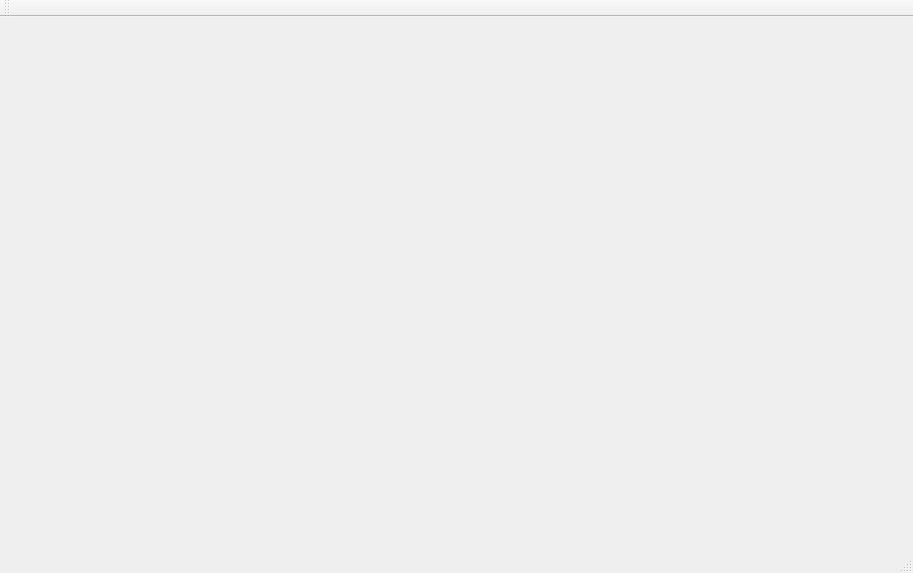
<?xml version="1.0" encoding="UTF-8"?>
<ui version="4.0">
 <class>StylePlannerClass</class>
 <widget class="QMainWindow" name="StylePlannerClass">
  <property name="geometry">
   <rect>
    <x>0</x>
    <y>0</y>
    <width>913</width>
    <height>573</height>
   </rect>
  </property>
  <property name="windowTitle">
   <string>StylePlanner</string>
  </property>
  <widget class="QWidget" name="centralWidget"/>
  <widget class="QToolBar" name="mainToolBar">
   <attribute name="toolBarArea">
    <enum>TopToolBarArea</enum>
   </attribute>
   <attribute name="toolBarBreak">
    <bool>false</bool>
   </attribute>
  </widget>
  <widget class="QStatusBar" name="statusBar"/>
  <widget class="QMenuBar" name="menuBar">
   <property name="geometry">
    <rect>
     <x>0</x>
     <y>0</y>
     <width>913</width>
     <height>21</height>
    </rect>
   </property>
  </widget>
 </widget>
 <layoutdefault spacing="6" margin="11"/>
 <resources>
  <include location="StylePlanner.qrc"/>
 </resources>
 <connections/>
</ui>
